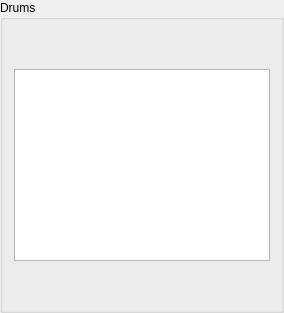
        <widget class="QGroupBox" name="groupBox_5">
         <property name="toolTip">
          <string>The drums in the kit</string>
         </property>
         <property name="title">
          <string>Drums</string>
         </property>
         <layout class="QVBoxLayout" name="verticalLayout_2">
          <item>
           <layout class="QHBoxLayout" name="horizontalLayout_4">
            <item>
             <widget class="QPushButton" name="deleteEmptyButton">
              <property name="enabled">
               <bool>true</bool>
              </property>
              <property name="sizePolicy">
               <sizepolicy hsizetype="Fixed" vsizetype="Fixed">
                <horstretch>0</horstretch>
                <verstretch>0</verstretch>
               </sizepolicy>
              </property>
              <property name="minimumSize">
               <size>
                <width>32</width>
                <height>32</height>
               </size>
              </property>
              <property name="maximumSize">
               <size>
                <width>32</width>
                <height>32</height>
               </size>
              </property>
              <property name="toolTip">
               <string>Delete empty non-locked drums</string>
              </property>
              <property name="statusTip">
               <string/>
              </property>
              <property name="whatsThis">
               <string>&lt;html&gt;&lt;head/&gt;&lt;body&gt;&lt;p&gt;&lt;span style=&quot; font-weight:600;&quot;&gt;Delete empty non-locked drums&lt;/span&gt;&lt;/p&gt;&lt;p&gt;&lt;br/&gt;&lt;/p&gt;&lt;p&gt;Any drums which are not locked and which do not have any notes on them in the current score will be deleted from the kit when this button is pressed.&lt;/p&gt;&lt;/body&gt;&lt;/html&gt;</string>
              </property>
              <property name="styleSheet">
               <string notr="true"/>
              </property>
              <property name="text">
               <string/>
              </property>
              <property name="icon">
               <iconset resource="DrumBurp.qrc">
                <normaloff>:/Icons/Icons/process-stop.png</normaloff>:/Icons/Icons/process-stop.png</iconset>
              </property>
              <property name="flat">
               <bool>true</bool>
              </property>
             </widget>
            </item>
            <item>
             <widget class="QPushButton" name="clearButton">
              <property name="sizePolicy">
               <sizepolicy hsizetype="Fixed" vsizetype="Fixed">
                <horstretch>0</horstretch>
                <verstretch>0</verstretch>
               </sizepolicy>
              </property>
              <property name="minimumSize">
               <size>
                <width>32</width>
                <height>32</height>
               </size>
              </property>
              <property name="maximumSize">
               <size>
                <width>32</width>
                <height>32</height>
               </size>
              </property>
              <property name="toolTip">
               <string>Clear the kit and start again</string>
              </property>
              <property name="whatsThis">
               <string>&lt;html&gt;&lt;head/&gt;&lt;body&gt;&lt;p&gt;&lt;span style=&quot; font-weight:600;&quot;&gt;New drum kit&lt;/span&gt;&lt;/p&gt;&lt;p&gt;&lt;br/&gt;&lt;/p&gt;&lt;p&gt;Click this button to remove all drums from the kit and start witha new kit.&lt;/p&gt;&lt;/body&gt;&lt;/html&gt;</string>
              </property>
              <property name="text">
               <string/>
              </property>
              <property name="icon">
               <iconset resource="DrumBurp.qrc">
                <normaloff>:/Icons/Icons/document-new.png</normaloff>:/Icons/Icons/document-new.png</iconset>
              </property>
              <property name="flat">
               <bool>true</bool>
              </property>
             </widget>
            </item>
            <item>
             <widget class="QPushButton" name="resetButton">
              <property name="sizePolicy">
               <sizepolicy hsizetype="Fixed" vsizetype="Fixed">
                <horstretch>0</horstretch>
                <verstretch>0</verstretch>
               </sizepolicy>
              </property>
              <property name="minimumSize">
               <size>
                <width>32</width>
                <height>32</height>
               </size>
              </property>
              <property name="maximumSize">
               <size>
                <width>32</width>
                <height>32</height>
               </size>
              </property>
              <property name="toolTip">
               <string>Reset the kit</string>
              </property>
              <property name="whatsThis">
               <string>&lt;html&gt;&lt;head/&gt;&lt;body&gt;&lt;p&gt;&lt;span style=&quot; font-weight:600;&quot;&gt;Reset kit&lt;/span&gt;&lt;/p&gt;&lt;p&gt;&lt;br/&gt;&lt;/p&gt;&lt;p&gt;Click this button to revert to the kit as it was when you opened this editor window.&lt;/p&gt;&lt;/body&gt;&lt;/html&gt;</string>
              </property>
              <property name="text">
               <string/>
              </property>
              <property name="icon">
               <iconset resource="DrumBurp.qrc">
                <normaloff>:/Icons/Icons/edit-undo.png</normaloff>:/Icons/Icons/edit-undo.png</iconset>
              </property>
              <property name="flat">
               <bool>true</bool>
              </property>
             </widget>
            </item>
            <item>
             <widget class="QPushButton" name="defaultKitButton">
              <property name="minimumSize">
               <size>
                <width>32</width>
                <height>32</height>
               </size>
              </property>
              <property name="maximumSize">
               <size>
                <width>32</width>
                <height>32</height>
               </size>
              </property>
              <property name="toolTip">
               <string>Default kits</string>
              </property>
              <property name="whatsThis">
               <string>&lt;html&gt;&lt;head/&gt;&lt;body&gt;&lt;p&gt;&lt;span style=&quot; font-weight:600;&quot;&gt;Default kits&lt;/span&gt;&lt;/p&gt;&lt;p&gt;&lt;br/&gt;&lt;/p&gt;&lt;p&gt;DrumBurp comes with a number of default kits that you can use, and you can add your own kits to this list. Click this button to load a default kit, or save the current kit as a default.&lt;/p&gt;&lt;/body&gt;&lt;/html&gt;</string>
              </property>
              <property name="text">
               <string/>
              </property>
              <property name="icon">
               <iconset resource="DrumBurp.qrc">
                <normaloff>:/Icons/Icons/drumburp.png</normaloff>:/Icons/Icons/drumburp.png</iconset>
              </property>
              <property name="flat">
               <bool>true</bool>
              </property>
             </widget>
            </item>
            <item>
             <widget class="QPushButton" name="loadButton">
              <property name="enabled">
               <bool>true</bool>
              </property>
              <property name="sizePolicy">
               <sizepolicy hsizetype="Fixed" vsizetype="Fixed">
                <horstretch>24</horstretch>
                <verstretch>24</verstretch>
               </sizepolicy>
              </property>
              <property name="minimumSize">
               <size>
                <width>32</width>
                <height>32</height>
               </size>
              </property>
              <property name="maximumSize">
               <size>
                <width>32</width>
                <height>32</height>
               </size>
              </property>
              <property name="toolTip">
               <string>Load a drum kit</string>
              </property>
              <property name="whatsThis">
               <string>&lt;html&gt;&lt;head/&gt;&lt;body&gt;&lt;p&gt;&lt;span style=&quot; font-weight:600;&quot;&gt;Load a drum kit&lt;/span&gt;&lt;/p&gt;&lt;p&gt;&lt;br/&gt;&lt;/p&gt;&lt;p&gt;Load a drum kit from disk.&lt;/p&gt;&lt;/body&gt;&lt;/html&gt;</string>
              </property>
              <property name="text">
               <string/>
              </property>
              <property name="icon">
               <iconset resource="DrumBurp.qrc">
                <normaloff>:/Icons/Icons/folder.png</normaloff>:/Icons/Icons/folder.png</iconset>
              </property>
              <property name="flat">
               <bool>true</bool>
              </property>
             </widget>
            </item>
            <item>
             <widget class="QPushButton" name="saveButton">
              <property name="enabled">
               <bool>true</bool>
              </property>
              <property name="sizePolicy">
               <sizepolicy hsizetype="Fixed" vsizetype="Fixed">
                <horstretch>0</horstretch>
                <verstretch>0</verstretch>
               </sizepolicy>
              </property>
              <property name="minimumSize">
               <size>
                <width>32</width>
                <height>32</height>
               </size>
              </property>
              <property name="maximumSize">
               <size>
                <width>32</width>
                <height>32</height>
               </size>
              </property>
              <property name="toolTip">
               <string>Save this drum kit</string>
              </property>
              <property name="whatsThis">
               <string>&lt;html&gt;&lt;head/&gt;&lt;body&gt;&lt;p&gt;&lt;span style=&quot; font-weight:600;&quot;&gt;Save the drum kit&lt;/span&gt;&lt;/p&gt;&lt;p&gt;&lt;br/&gt;&lt;/p&gt;&lt;p&gt;Save the current drum kit to a file on disk.&lt;/p&gt;&lt;/body&gt;&lt;/html&gt;</string>
              </property>
              <property name="text">
               <string/>
              </property>
              <property name="icon">
               <iconset resource="DrumBurp.qrc">
                <normaloff>:/Icons/Icons/document-save.png</normaloff>:/Icons/Icons/document-save.png</iconset>
              </property>
              <property name="flat">
               <bool>true</bool>
              </property>
             </widget>
            </item>
           </layout>
          </item>
          <item>
           <widget class="QListWidget" name="kitTable">
            <property name="sizePolicy">
             <sizepolicy hsizetype="MinimumExpanding" vsizetype="Expanding">
              <horstretch>0</horstretch>
              <verstretch>0</verstretch>
             </sizepolicy>
            </property>
            <property name="minimumSize">
             <size>
              <width>256</width>
              <height>0</height>
             </size>
            </property>
            <property name="toolTip">
             <string>The drums and their order</string>
            </property>
            <property name="whatsThis">
             <string>&lt;html&gt;&lt;head/&gt;&lt;body&gt;&lt;p&gt;&lt;span style=&quot; font-weight:600;&quot;&gt;List of instruments&lt;/span&gt;&lt;/p&gt;&lt;p&gt;&lt;br/&gt;&lt;/p&gt;&lt;p&gt;Each drum in the kit is represented by a single line in the score. This list of instruments defines what drums you have in the kit, and what order they appear in the score. You can add and delete drums, move them around, and edit their information.&lt;/p&gt;&lt;p&gt;Select one of the drums in this list to edit its name, abbreviation, note heads, Lilypond notation, and MIDI sound.&lt;/p&gt;&lt;p&gt;&lt;span style=&quot; font-weight:600;&quot;&gt;Note: &lt;/span&gt;It is an error for more than one drum to have the same abbreviation. If this happens, the offending drums will be highlighted in red, and the &lt;span style=&quot; font-style:italic;&quot;&gt;OK&lt;/span&gt; button will be disabled.&lt;/p&gt;&lt;/body&gt;&lt;/html&gt;</string>
            </property>
            <property name="horizontalScrollBarPolicy">
             <enum>Qt::ScrollBarAlwaysOff</enum>
            </property>
            <property name="editTriggers">
             <set>QAbstractItemView::NoEditTriggers</set>
            </property>
           </widget>
          </item>
          <item>
           <layout class="QHBoxLayout" name="horizontalLayout_5">
            <property name="spacing">
             <number>6</number>
            </property>
            <property name="sizeConstraint">
             <enum>QLayout::SetFixedSize</enum>
            </property>
            <item>
             <spacer name="horizontalSpacer_12">
              <property name="orientation">
               <enum>Qt::Horizontal</enum>
              </property>
              <property name="sizeType">
               <enum>QSizePolicy::Maximum</enum>
              </property>
              <property name="sizeHint" stdset="0">
               <size>
                <width>10</width>
                <height>20</height>
               </size>
              </property>
             </spacer>
            </item>
            <item>
             <widget class="QPushButton" name="addButton">
              <property name="sizePolicy">
               <sizepolicy hsizetype="Fixed" vsizetype="Fixed">
                <horstretch>0</horstretch>
                <verstretch>0</verstretch>
               </sizepolicy>
              </property>
              <property name="minimumSize">
               <size>
                <width>32</width>
                <height>32</height>
               </size>
              </property>
              <property name="maximumSize">
               <size>
                <width>32</width>
                <height>32</height>
               </size>
              </property>
              <property name="toolTip">
               <string>Add a drum</string>
              </property>
              <property name="whatsThis">
               <string>&lt;html&gt;&lt;head/&gt;&lt;body&gt;&lt;p&gt;&lt;span style=&quot; font-weight:600;&quot;&gt;Add a new drum&lt;/span&gt;&lt;/p&gt;&lt;p&gt;&lt;br/&gt;&lt;/p&gt;&lt;p&gt;Click this to add a new drum to the kit. It will be added at the bottom of the current kit, with some default settings.&lt;/p&gt;&lt;/body&gt;&lt;/html&gt;</string>
              </property>
              <property name="text">
               <string/>
              </property>
              <property name="icon">
               <iconset resource="../buttons.qrc">
                <normaloff>:/buttons/GUI/Icons/list-add.png</normaloff>:/buttons/GUI/Icons/list-add.png</iconset>
              </property>
              <property name="flat">
               <bool>true</bool>
              </property>
             </widget>
            </item>
            <item>
             <widget class="QPushButton" name="upButton">
              <property name="sizePolicy">
               <sizepolicy hsizetype="Fixed" vsizetype="Fixed">
                <horstretch>0</horstretch>
                <verstretch>0</verstretch>
               </sizepolicy>
              </property>
              <property name="minimumSize">
               <size>
                <width>32</width>
                <height>32</height>
               </size>
              </property>
              <property name="maximumSize">
               <size>
                <width>32</width>
                <height>32</height>
               </size>
              </property>
              <property name="toolTip">
               <string>Move the current drum up</string>
              </property>
              <property name="whatsThis">
               <string>&lt;html&gt;&lt;head/&gt;&lt;body&gt;&lt;p&gt;&lt;span style=&quot; font-weight:600;&quot;&gt;Move drum up&lt;/span&gt;&lt;/p&gt;&lt;p&gt;&lt;br/&gt;&lt;/p&gt;&lt;p&gt;Click this button to move the currently selected drum up in the kit list.&lt;/p&gt;&lt;/body&gt;&lt;/html&gt;</string>
              </property>
              <property name="text">
               <string/>
              </property>
              <property name="icon">
               <iconset resource="../buttons.qrc">
                <normaloff>:/buttons/GUI/Icons/go-up.png</normaloff>:/buttons/GUI/Icons/go-up.png</iconset>
              </property>
              <property name="flat">
               <bool>true</bool>
              </property>
             </widget>
            </item>
            <item>
             <widget class="QPushButton" name="downButton">
              <property name="sizePolicy">
               <sizepolicy hsizetype="Fixed" vsizetype="Fixed">
                <horstretch>0</horstretch>
                <verstretch>0</verstretch>
               </sizepolicy>
              </property>
              <property name="minimumSize">
               <size>
                <width>32</width>
                <height>32</height>
               </size>
              </property>
              <property name="maximumSize">
               <size>
                <width>32</width>
                <height>32</height>
               </size>
              </property>
              <property name="toolTip">
               <string>Move the current drum down</string>
              </property>
              <property name="whatsThis">
               <string>&lt;html&gt;&lt;head/&gt;&lt;body&gt;&lt;p&gt;&lt;span style=&quot; font-weight:600;&quot;&gt;Move drum down&lt;/span&gt;&lt;/p&gt;&lt;p&gt;&lt;br/&gt;&lt;/p&gt;&lt;p&gt;Click this button to move the currently selected drum down in the kit.&lt;/p&gt;&lt;/body&gt;&lt;/html&gt;</string>
              </property>
              <property name="text">
               <string/>
              </property>
              <property name="icon">
               <iconset resource="../buttons.qrc">
                <normaloff>:/buttons/GUI/Icons/go-down.png</normaloff>:/buttons/GUI/Icons/go-down.png</iconset>
              </property>
              <property name="flat">
               <bool>true</bool>
              </property>
             </widget>
            </item>
            <item>
             <widget class="QPushButton" name="deleteButton">
              <property name="sizePolicy">
               <sizepolicy hsizetype="Fixed" vsizetype="Fixed">
                <horstretch>0</horstretch>
                <verstretch>0</verstretch>
               </sizepolicy>
              </property>
              <property name="minimumSize">
               <size>
                <width>32</width>
                <height>32</height>
               </size>
              </property>
              <property name="maximumSize">
               <size>
                <width>32</width>
                <height>32</height>
               </size>
              </property>
              <property name="toolTip">
               <string>Remove the current drum</string>
              </property>
              <property name="whatsThis">
               <string>&lt;html&gt;&lt;head/&gt;&lt;body&gt;&lt;p&gt;&lt;span style=&quot; font-weight:600;&quot;&gt;Delete selected drum&lt;/span&gt;&lt;/p&gt;&lt;p&gt;&lt;br/&gt;&lt;/p&gt;&lt;p&gt;Click this button to remove the currently selected drum from the kit.&lt;/p&gt;&lt;/body&gt;&lt;/html&gt;</string>
              </property>
              <property name="text">
               <string/>
              </property>
              <property name="icon">
               <iconset resource="../buttons.qrc">
                <normaloff>:/buttons/GUI/Icons/list-remove.png</normaloff>:/buttons/GUI/Icons/list-remove.png</iconset>
              </property>
              <property name="flat">
               <bool>true</bool>
              </property>
             </widget>
            </item>
            <item>
             <spacer name="horizontalSpacer_5">
              <property name="orientation">
               <enum>Qt::Horizontal</enum>
              </property>
              <property name="sizeType">
               <enum>QSizePolicy::Maximum</enum>
              </property>
              <property name="sizeHint" stdset="0">
               <size>
                <width>10</width>
                <height>20</height>
               </size>
              </property>
             </spacer>
            </item>
           </layout>
          </item>
         </layout>
        </widget>
